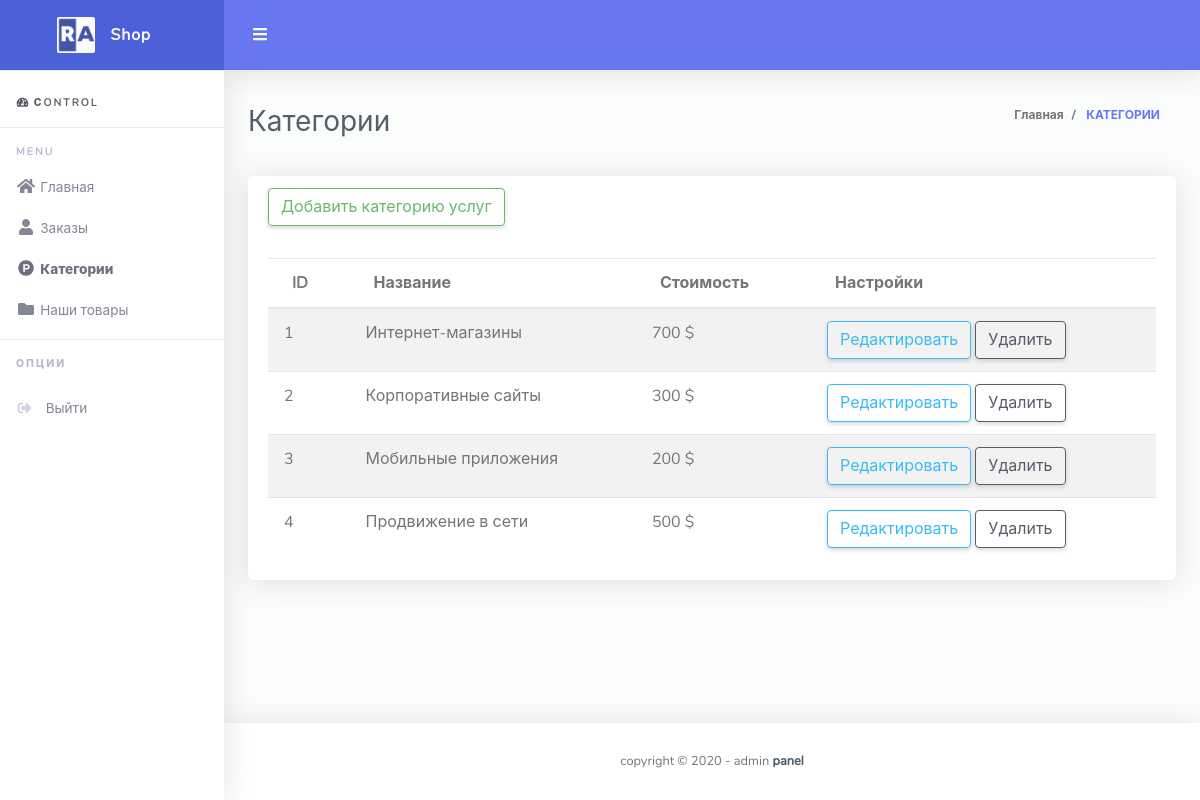
The page /admin/categories.php on the database as committed earlier.
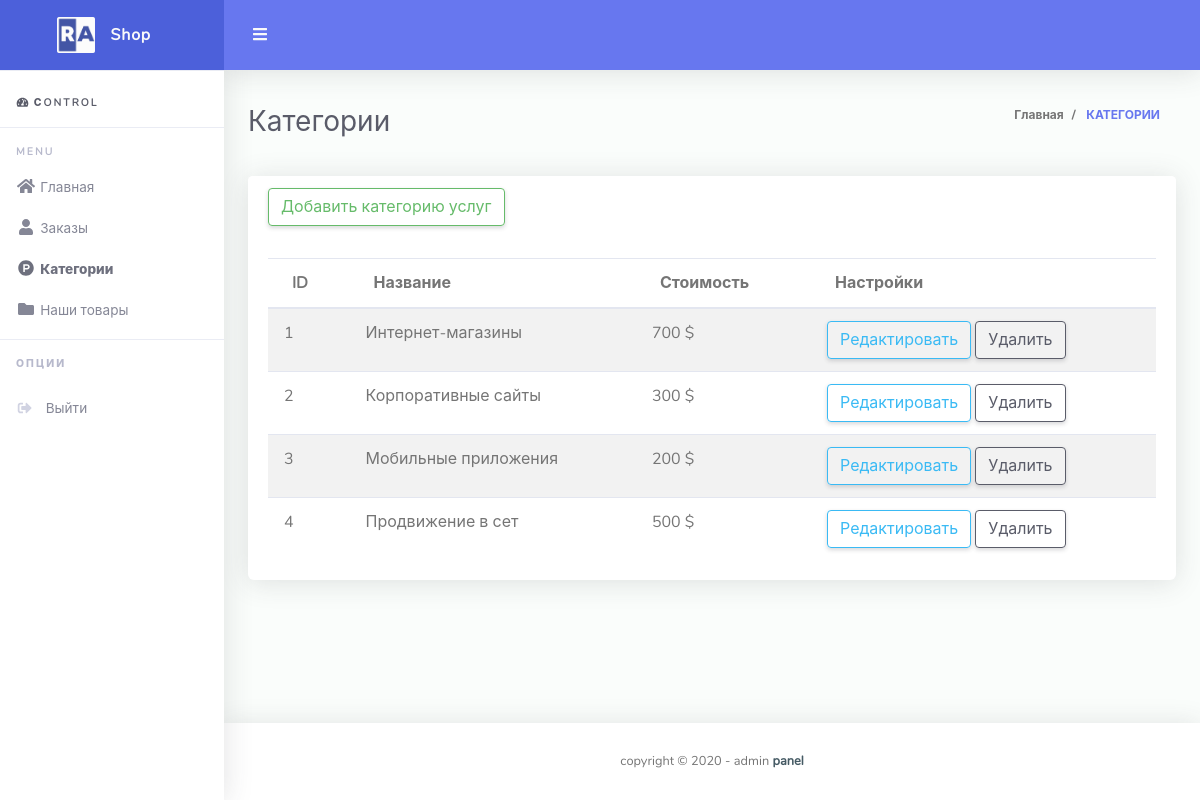
The same page on the database as committed later.
### tables this page shows
CREATE TABLE `categories` (
  `id` int(11) NOT NULL,
  `title` varchar(255) NOT NULL,
  `description` text NOT NULL,
  `kit_html` text NOT NULL,
  `other_html` text DEFAULT NULL,
  `cost` int(11) DEFAULT NULL,
  `img` longblob DEFAULT NULL
);

### admin/categories_table.php (the view, shortened to what this page needs)
<thead>
    <th>ID</th>
    <th>Название</th>
    <th>Стоимость</th>
    <th>Настройки</th>
</thead>
<tbody>
<?php
    $sql = "SELECT * FROM categories";
    $result = $connect->query($sql);
    while ($row = mysqli_fetch_assoc($result)) {
    ?>
    <tr>
        <td><?php echo $row['id']; ?></td>
        <td><?php echo $row['title']; ?></td>
        <td><?php echo $row['cost']; ?> $</td>
        <td>
            <a class="btn-group" role="group" aria-label="Basic example">
                <a href="options/categories/edit_categories.php?id=<?php echo $row['id']; ?>"  class="btn btn-outline-info">Редактировать</a>
                <div data-link="options/categories/delete_categories.php?id=<?php echo $row['id']; ?>"  class="btn btn-outline-dark" onclick="delete_product(this)">Удалить</div>
            </div>
    <?php
    }
    ?>

Rows that differ between the two databases and show on the page:
changed categories id 4: title "Продвижение в сети" → "Продвижение в сет"
